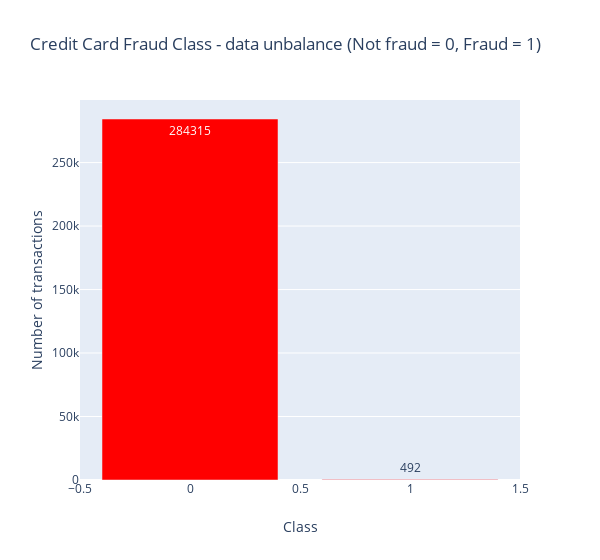

Here is the notebook cell this chart was saved with:
### Code cell
temp = data_df["Class"].value_counts()
df = pd.DataFrame({'Class': temp.index,'values': temp.values})

trace = go.Bar(
    x = df['Class'],y = df['values'],
    name="Credit Card Fraud Class - data unbalance (Not fraud = 0, Fraud = 1)",
    marker=dict(color="Red"),
    text=df['values']
)
data = [trace]
layout = dict(title = 'Credit Card Fraud Class - data unbalance (Not fraud = 0, Fraud = 1)',
          xaxis = dict(title = 'Class', showticklabels=True), 
          yaxis = dict(title = 'Number of transactions'),
          hovermode = 'closest',width=600
         )
fig = dict(data=data, layout=layout)
iplot(fig, filename='class')

### Figure 1 — Plotly figure (JSON) as saved in the notebook; plotly's stock layout.template omitted (floating-point values rounded to 4 significant figures)
{"data": [{"marker": {"color": "Red"}, "name": "Credit Card Fraud Class - data unbalance (Not fraud = 0, Fraud = 1)", "text": [284315, 492], "type": "bar", "x": [0, 1], "y": [284315, 492]}], "layout": {"hovermode": "closest", "title": {"text": "Credit Card Fraud Class - data unbalance (Not fraud = 0, Fraud = 1)"}, "width": 600, "xaxis": {"showticklabels": true, "title": {"text": "Class"}}, "yaxis": {"title": {"text": "Number of transactions"}}}}
